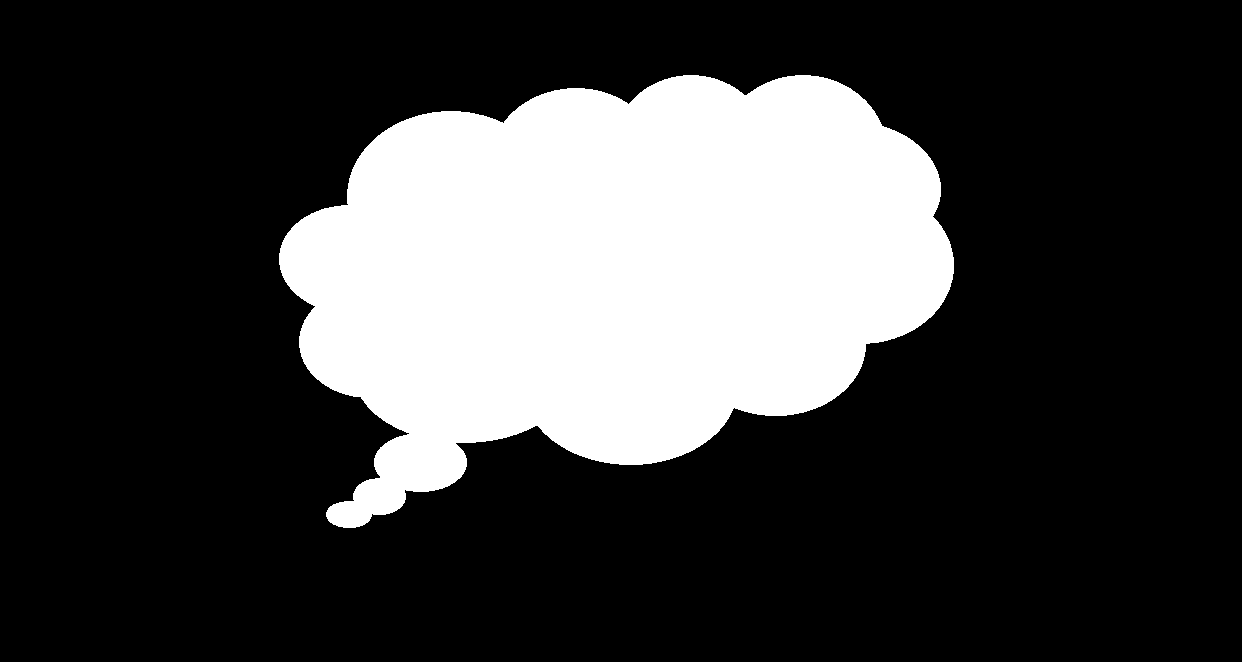
#> input picture 08_Chapter08/01-chapter-content/shape_features.png, 1242 x 662 px, found by its file name
$ python contours_hu_moments.py
#> lines starting #> are read from the running program, lines starting #| are printed output that depends on the picture; after the words box and inside, x2 and y2 are one past the last pixel; in counts of white or black regions, pixels touching at a corner belong together
"""
Hu moments calculation
"""

# Import required packages:
import cv2
from matplotlib import pyplot as plt


def centroid(moments):
    """Returns centroid based on moments"""

    x_centroid = round(moments['m10'] / moments['m00'])
    y_centroid = round(moments['m01'] / moments['m00'])
    return x_centroid, y_centroid


def draw_contour_outline(img, cnts, color, thickness=1):
    """Draws contours outlines of each contour"""

    for cnt in cnts:
        cv2.drawContours(img, [cnt], 0, color, thickness)


def show_img_with_matplotlib(color_img, title, pos):
    """Shows an image using matplotlib capabilities"""

    # Convert BGR image to RGB
    img_RGB = color_img[:, :, ::-1]

    ax = plt.subplot(1, 1, pos)
    ax  # flake8
    plt.imshow(img_RGB)
    plt.title(title)
    plt.axis('off')


# Create the dimensions of the figure and set title:
fig = plt.figure(figsize=(12, 5))
plt.suptitle("Hu moments", fontsize=14, fontweight='bold')
fig.patch.set_facecolor('silver')

# Load the image and convert it to grayscale:
image = cv2.imread("shape_features.png")
#> image is the input picture: shape (662, 1242, 3); 24.8% white; 1 white region, box (x1, y1, x2, y2) and area: (279, 75, 954, 528) 203750
gray_image = cv2.cvtColor(image, cv2.COLOR_BGR2GRAY)
#> gray_image: shape (662, 1242); 24.8% white; 1 white region

# Apply cv2.threshold() to get a binary image:
ret, thresh = cv2.threshold(gray_image, 70, 255, cv2.THRESH_BINARY)

# Compute moments:
M = cv2.moments(thresh, True)
#> M = moments, m00 203750, centre m10/m00, m01/m00 = (613.2, 270.5)
print("moments: '{}'".format(M))
#> (printed output is left out)

# Calculate the centroid of the contour based on moments:
x, y = centroid(M)
#> in centroid, `x_centroid = round(moments['m10'] / moments['m00'])`: x_centroid = 613
#> in centroid, `y_centroid = round(moments['m01'] / moments['m00'])`: y_centroid = 271
#> x = 613; y = 271

# Compute Hu moments:
HuM = cv2.HuMoments(M)
#> HuM = [0.193, 0.0101, 5.7e-05, 1.97e-06, 2.47e-12, -1.88e-07, 2.07e-11]
print("Hu moments: '{}'".format(HuM))
#| Hu moments: '[[ 1.92801772e-01]
#|  [ 1.01173781e-02]
#|  [ 5.70258405e-05]
#|  [ 1.96536742e-06]
#|  [ 2.46949980e-12]
#|  [-1.88337981e-07]
#|  [ 2.06595472e-11]]'

# Find contours in the thresholded image:
# Note: cv2.findContours() has been changed to return only the contours and the hierarchy
contours, hierarchy = cv2.findContours(thresh, cv2.RETR_EXTERNAL, cv2.CHAIN_APPROX_NONE)
#> contours = 1 contour; box (x1, y1, x2, y2) and area: (279, 75, 954, 528) 202785

# Compute moments:
M2 = cv2.moments(contours[0])
#> M2 = moments, m00 202785, centre m10/m00, m01/m00 = (613.3, 270.4)
print("moments: '{}'".format(M2))
#> (printed output is left out)

# Calculate the centroid of the contour based on moments:
x2, y2 = centroid(M2)
#> x2 = 613; y2 = 270

# Compute Hu moments:
HuM2 = cv2.HuMoments(M2)
#> HuM2 = [0.193, 0.0102, 5.53e-05, 1.88e-06, 2.77e-12, -1.8e-07, 1.9e-11]
print("Hu moments: '{}'".format(HuM2))
#| Hu moments: '[[ 1.92913476e-01]
#|  [ 1.01671530e-02]
#|  [ 5.53494172e-05]
#|  [ 1.87972673e-06]
#|  [ 2.77053346e-12]
#|  [-1.80085705e-07]
#|  [ 1.89721511e-11]]'

# Draw the outline of the detected contour:
draw_contour_outline(image, contours, (255, 0, 0), 10)
#> the loop in draw_contour_outline, `for cnt in cnts:` made 1 pass
#> after the loop in draw_contour_outline, `for cnt in cnts:`:
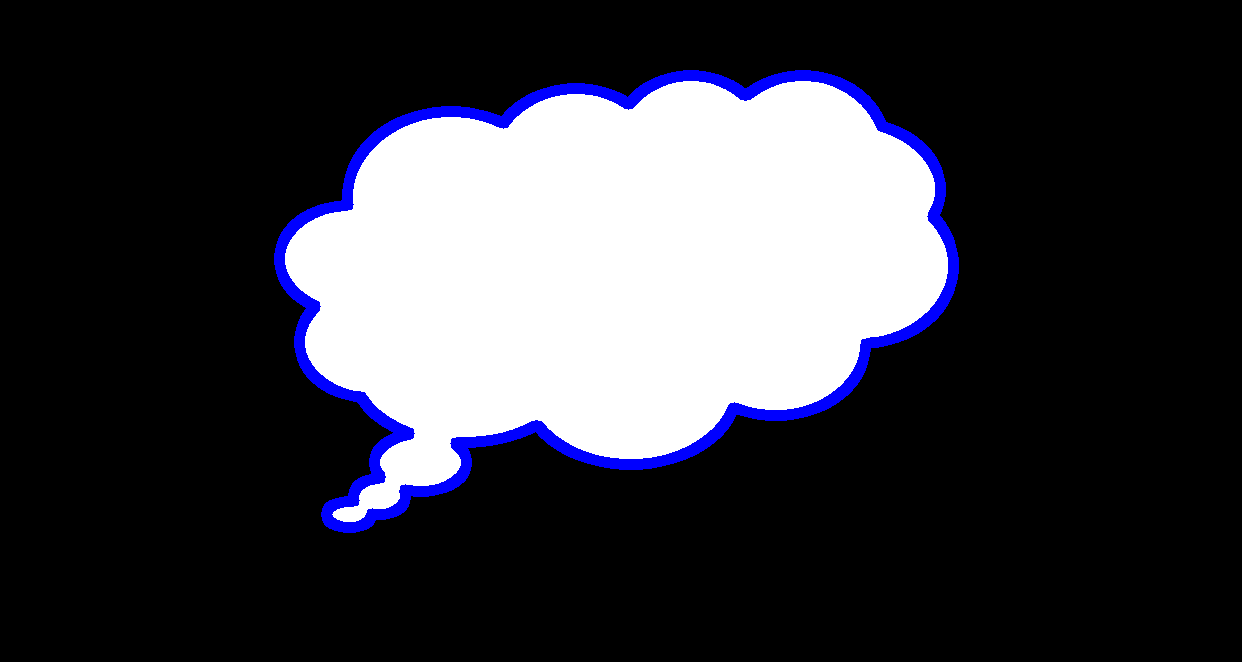
#> img: shape (662, 1242, 3); mean B, G, R 66.6, 59.2, 59.2

# Draw the centroids (it should be the same point):
# (make it big to see the difference)
cv2.circle(image, (x, y), 25, (255, 0, 0), -1)
cv2.circle(image, (x2, y2), 25, (0, 255, 0), -1)
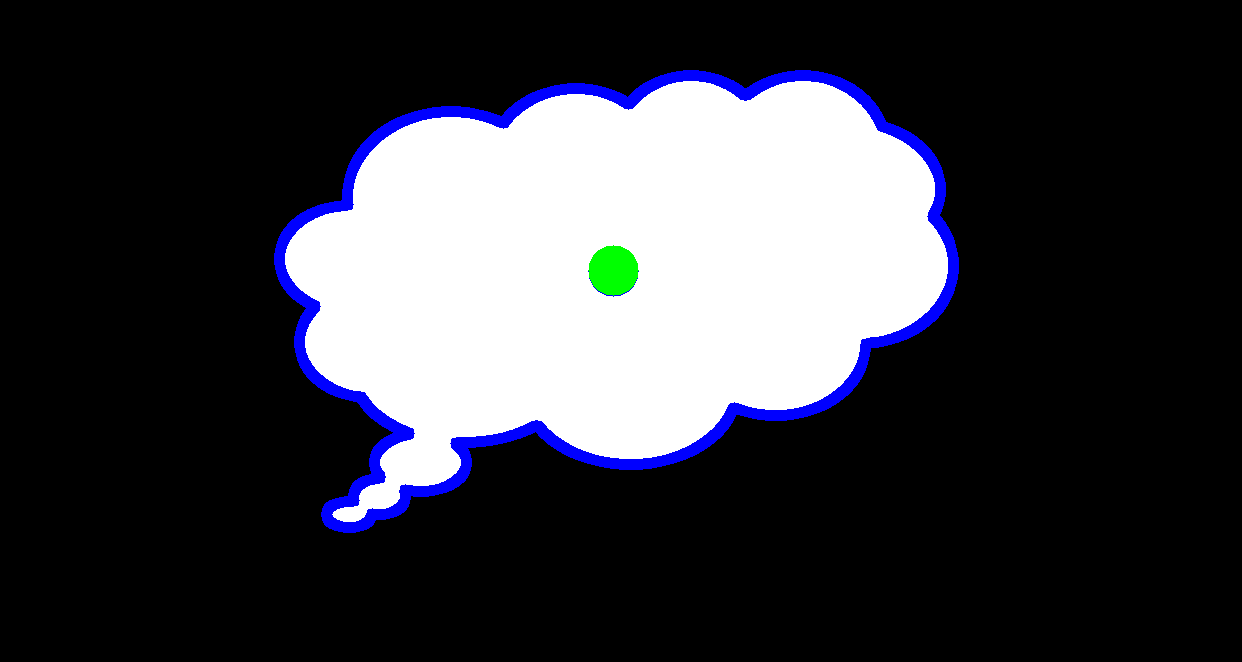
#> image: shape (662, 1242, 3); mean B, G, R 66, 59.2, 58.6
print("('x','y'): ('{}','{}')".format(x, y))
#| ('x','y'): ('613','271')
print("('x2','y2'): ('{}','{}')".format(x2, y2))
#| ('x2','y2'): ('613','270')

# Plot the images:
show_img_with_matplotlib(image, "detected contour and centroid", 1)

# Show the Figure:
plt.show()

$ run again, with 08_Chapter08/01-chapter-content/shapes.png copied over 08_Chapter08/01-chapter-content/shape_features.png
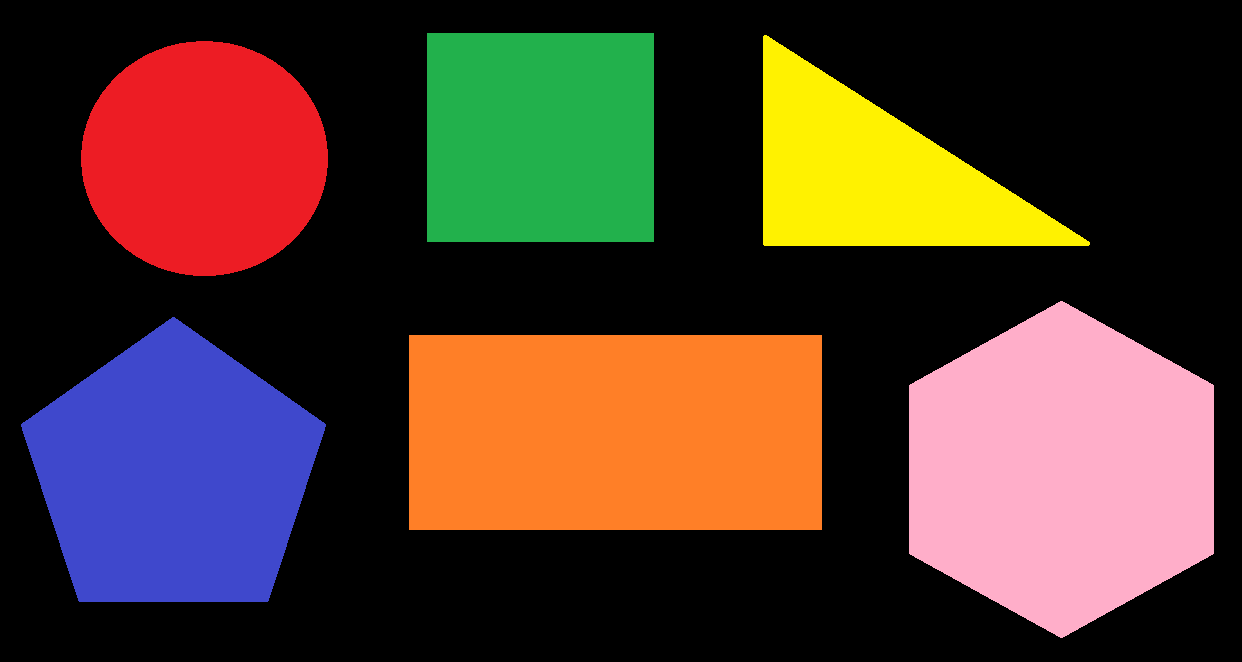
#> input picture 08_Chapter08/01-chapter-content/shapes.png, 1242 x 662 px, found by its file name
#> image is the input picture: shape (662, 1242, 3); mean B, G, R 44.1, 56.3, 79.7
#> `ret, thresh = cv2.threshold(gray_image, 70, 255, cv2.THRESH_BINARY)`:
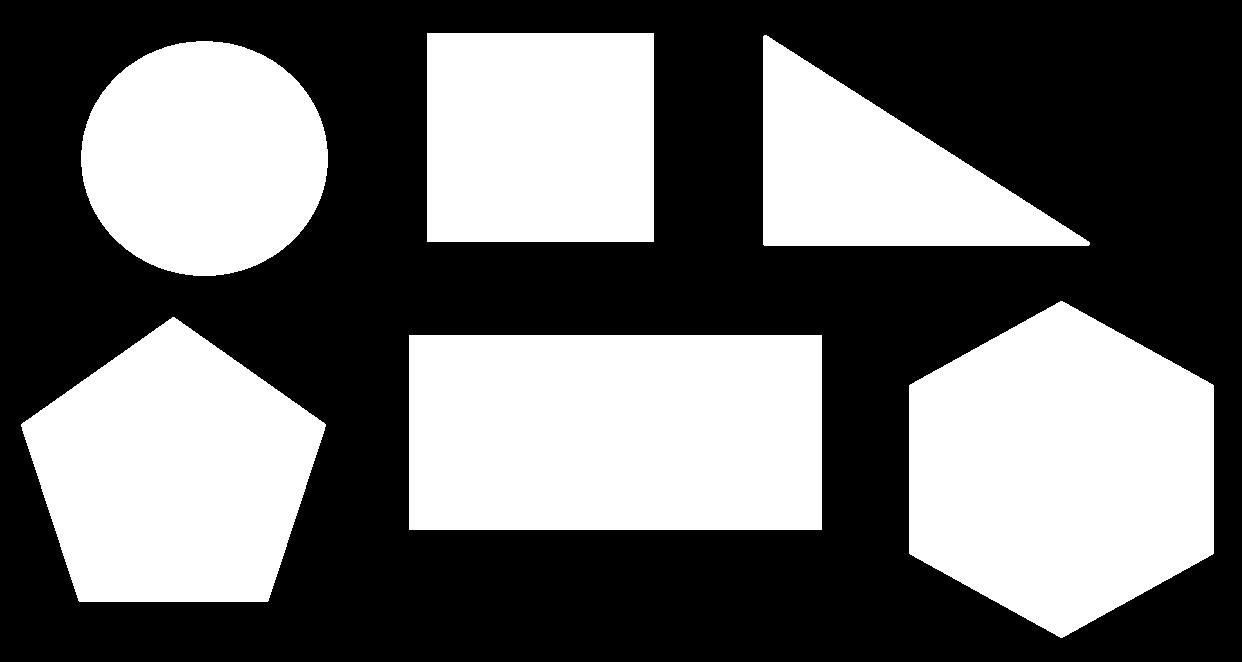
#> thresh: shape (662, 1242); 42.2% white; 6 white regions
#> M = moments, m00 346754, centre m10/m00, m01/m00 = (599.4, 344.8)
#> (printed output is left out)
#> x_centroid = 599
#> y_centroid = 345
#> x = 599; y = 345
#> HuM = [0.406, 0.0703, 0.00753, 0.000471, -2.44e-07, -3.14e-05, -8.52e-07]
#| Hu moments: '[[ 4.06472487e-01]
#|  [ 7.03460834e-02]
#|  [ 7.52956572e-03]
#|  [ 4.70620220e-04]
#|  [-2.43947878e-07]
#|  [-3.13582616e-05]
#> (further printed lines are left out)
#> contours = 6 contours; box (x1, y1, x2, y2) and area: (409, 335, 822, 530) 79928, (909, 301, 1214, 638) 76794, (21, 317, 326, 602) 60077, (427, 33, 654, 242) 47008, (81, 41, 328, 276) 45213, (763, 35, 1090, 246) 35022
#> M2 = moments, m00 79928, centre m10/m00, m01/m00 = (615, 432)
#> (printed output is left out)
#> x2 = 615; y2 = 432
#> HuM2 = [0.216, 0.019, 3.91e-30, 7e-30, 2.93e-59, 6e-31, -2.19e-59]
#| Hu moments: '[[ 2.16215427e-01]
#|  [ 1.89713332e-02]
#|  [ 3.91048709e-30]
#|  [ 6.99616603e-30]
#|  [ 2.93228195e-59]
#|  [ 5.99961624e-31]
#> (further printed lines are left out)
#> the loop in draw_contour_outline, `for cnt in cnts:` made 6 passes
#> `cv2.circle(image, (x2, y2), 25, (0, 255, 0), -1)`:
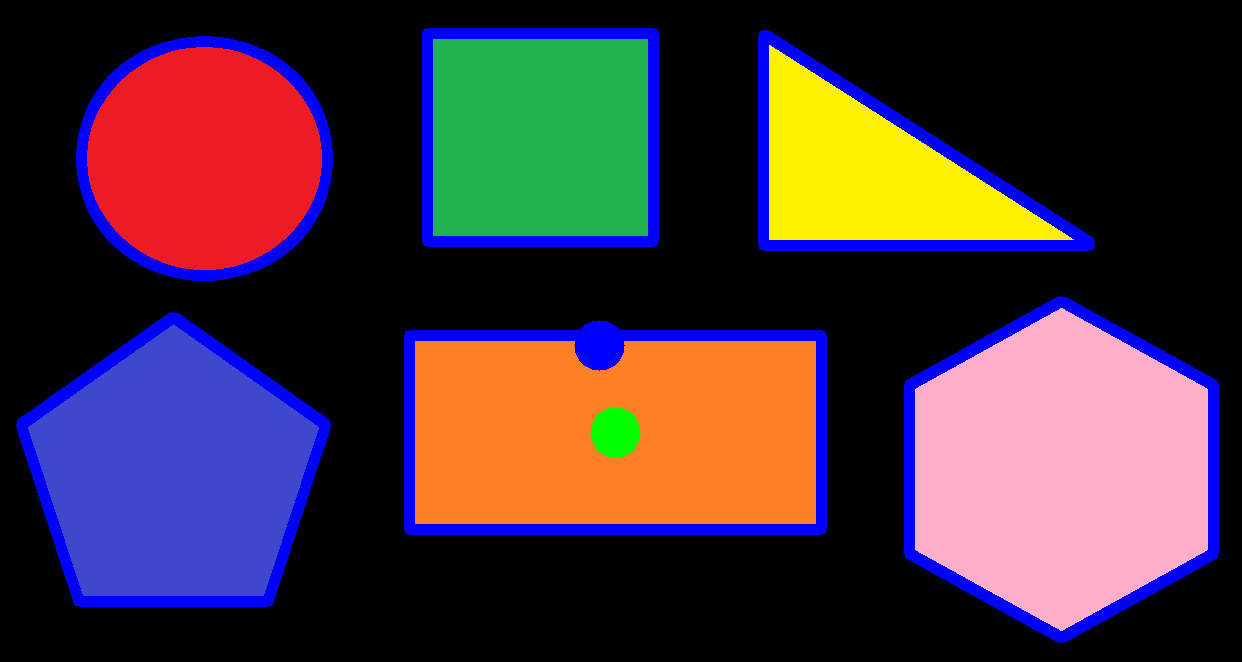
#> image: shape (662, 1242, 3); mean B, G, R 60.4, 50.6, 70.8
#| ('x','y'): ('599','345')
#| ('x2','y2'): ('615','432')

$ run again, with 08_Chapter08/01-chapter-content/shapes_sizes.png copied over 08_Chapter08/01-chapter-content/shape_features.png
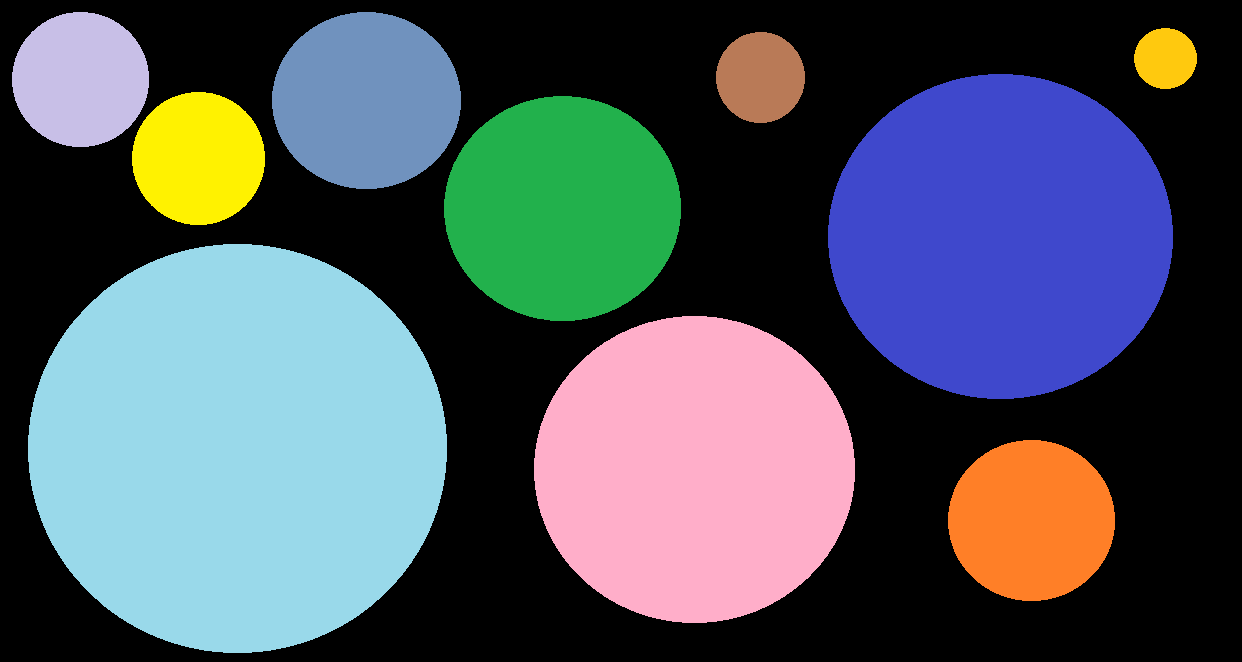
#> input picture 08_Chapter08/01-chapter-content/shapes_sizes.png, 1242 x 662 px, found by its file name
#> image is the input picture: shape (662, 1242, 3); mean B, G, R 94.8, 85.7, 77.8
#> `ret, thresh = cv2.threshold(gray_image, 70, 255, cv2.THRESH_BINARY)`:
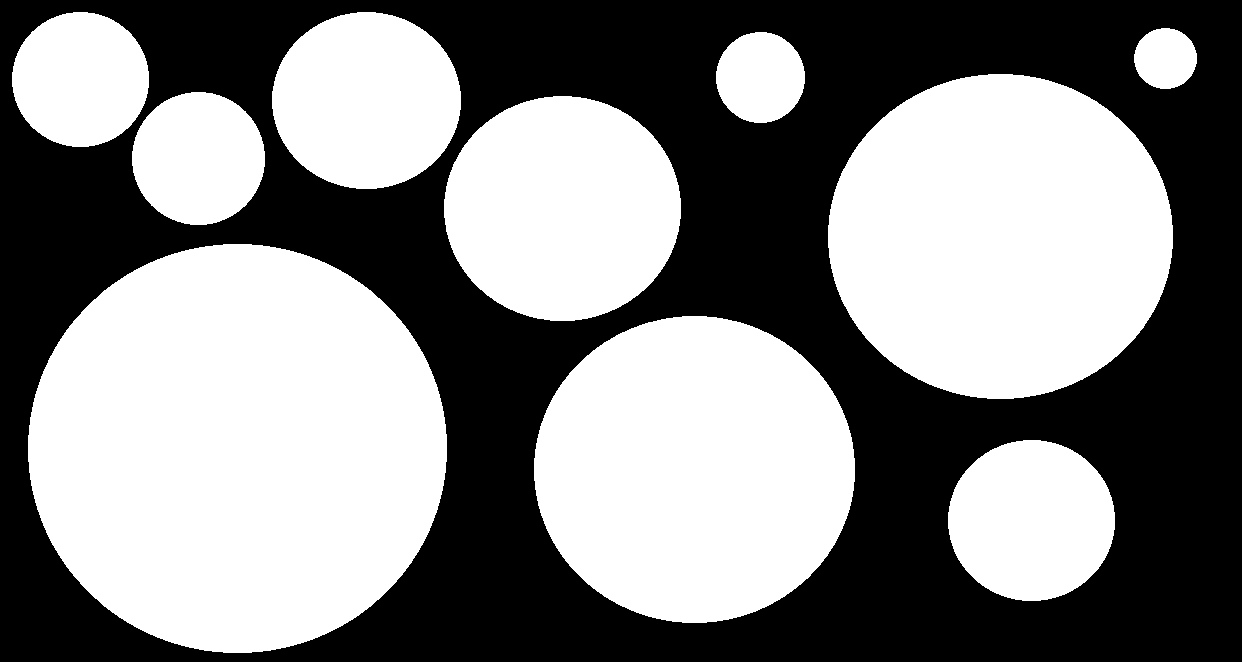
#> thresh: shape (662, 1242); 51.9% white; 1 black region
#> M = moments, m00 426912, centre m10/m00, m01/m00 = (563.9, 336.5)
#> (printed output is left out)
#> x_centroid = 564
#> y_centroid = 337
#> x = 564; y = 337
#> HuM = [0.324, 0.0398, 0.00154, 0.000391, 2.32e-07, 6.26e-05, 1.96e-07]
#| Hu moments: '[[3.24324578e-01]
#|  [3.97754897e-02]
#|  [1.54014632e-03]
#|  [3.91055902e-04]
#|  [2.31731987e-07]
#|  [6.25955897e-05]
#> (further printed lines are left out)
#> contours = 10 contours; largest, box (x1, y1, x2, y2) and area: (28, 244, 447, 653) 134010, (828, 74, 1173, 399) 87531, (534, 316, 855, 623) 76890, (444, 96, 681, 321) 41535, (272, 12, 461, 189) 26002
#> M2 = moments, m00 20875, centre m10/m00, m01/m00 = (1031, 520)
#> (printed output is left out)
#> x2 = 1031; y2 = 520
#> HuM2 = [0.159, 3.43e-05, 1.11e-10, 3.68e-14, -4.46e-26, -7.87e-17, 5.94e-26]
#| Hu moments: '[[ 1.59266376e-01]
#|  [ 3.42511963e-05]
#|  [ 1.10953234e-10]
#|  [ 3.67758138e-14]
#|  [-4.45855962e-26]
#|  [-7.87242735e-17]
#> (further printed lines are left out)
#> the loop in draw_contour_outline, `for cnt in cnts:` made 10 passes
#> `cv2.circle(image, (x2, y2), 25, (0, 255, 0), -1)`:
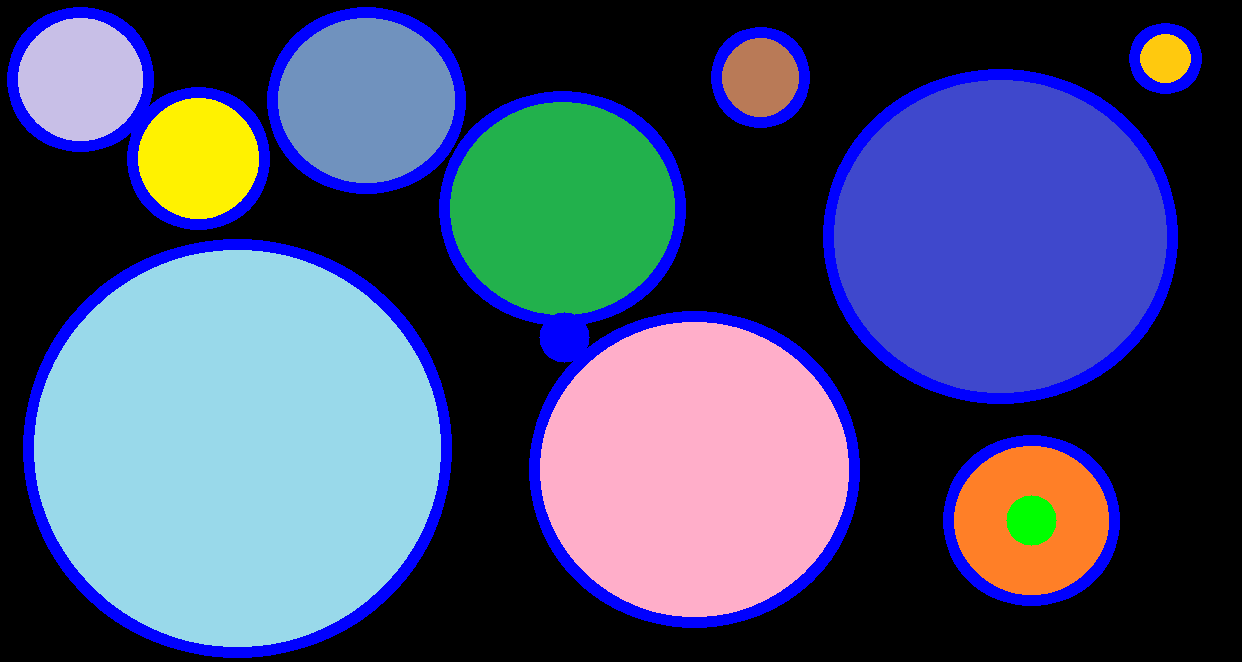
#> image: shape (662, 1242, 3); mean B, G, R 110.4, 78.2, 69.7
#| ('x','y'): ('564','337')
#| ('x2','y2'): ('1031','520')
